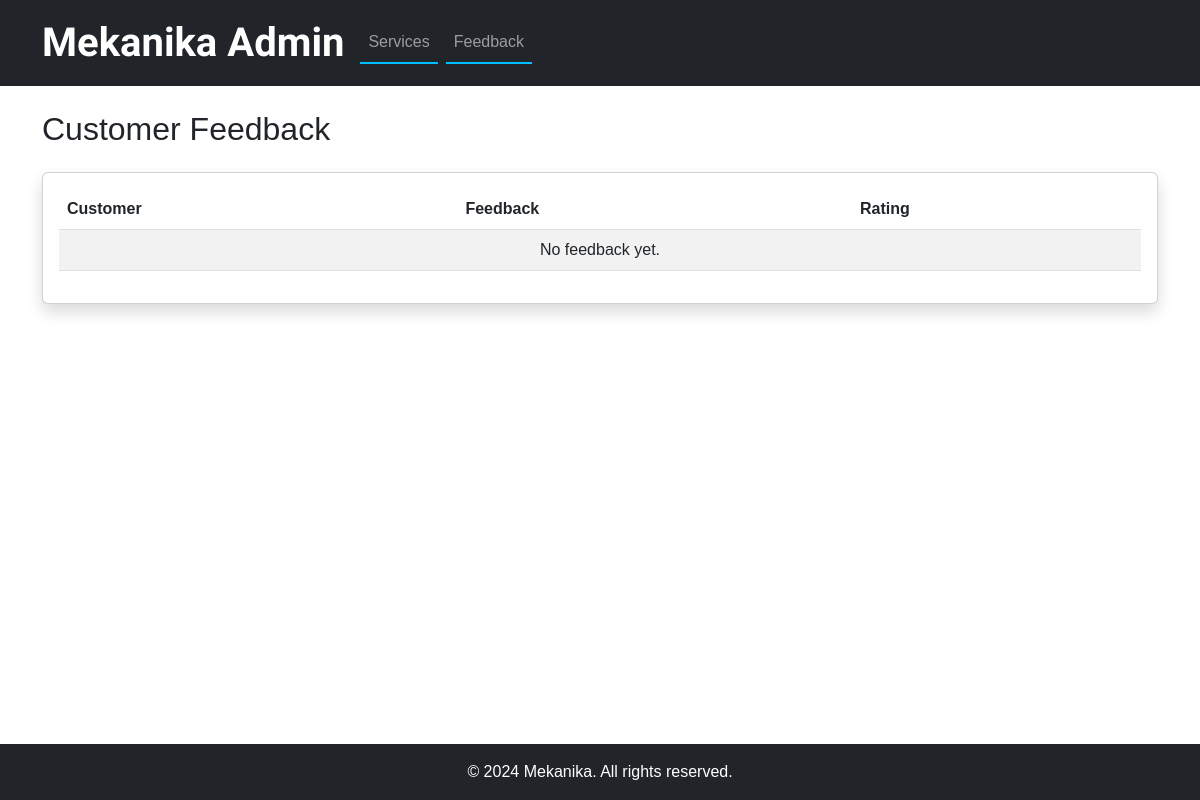
/feedback/, run on an earlier commit of the app's database.
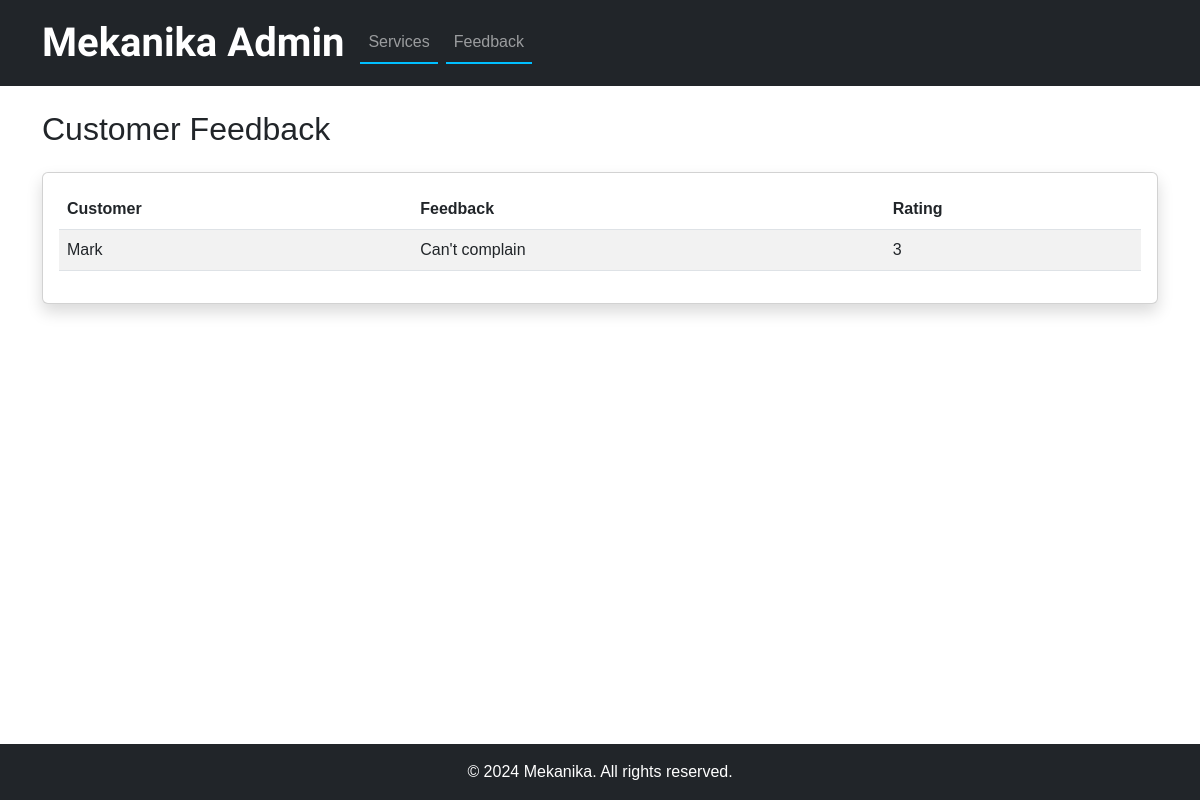
And on a later commit of the database.
### user/models.py (models this page shows, shortened)
class FeedBack(models.Model):
    RATING_CHOICES = [
        (1, '1 - Very Poor'),
        (2, '2 - Poor'),
        (3, '3 - Average'),
        (4, '4 - Good'),
        (5, '5 - Excellent'),
    ]
    name = models.CharField(max_length=100, null=True)
    email = models.EmailField()
    service = models.ForeignKey(Service, on_delete=models.SET_NULL, null=True, blank=True)
    message = models.TextField()
    rating = models.IntegerField(choices=RATING_CHOICES, null=True)

### user/views.py (the view)
# urls.py: path('feedback/', views.feedback_list, name='feedback_list'),
def feedback_list(request):
    feedback = FeedBack.objects.all().order_by('-id')
    return render(request, 'feedback.html', {'feedback': feedback})

### Admin/templates/feedback.html
{% extends 'admin_base.html' %}
{% block content %}
<div class="container">
    <h2 class="my-4">Customer Feedback</h2>
    <div class="card shadow">
        <div class="card-body">
            <table class="table table-striped">
                <thead>
                    <tr>
                        <th>Customer</th>
                        <th>Feedback</th>
                        <th>Rating</th>
                    </tr>
                </thead>
                <tbody>
                    {% for f in feedback %}
                    <tr>
                        <td>{{ f.name }}</td>
                        <td>{{ f.message }}</td>
                        <td>{{ f.rating }}</td>
                    </tr>
                    {% empty %}
                    <tr>
                        <td colspan="3" class="text-center">No feedback yet.</td>
                    </tr>
                    {% endfor %}
                </tbody>
            </table>
        </div>
    </div>
</div>
{% endblock %}

What changed in the data, as far as the page shows it:
added FeedBack: name "Mark", message "Can't complain", rating "3"
Also different on the page:
text no longer shown: "No feedback yet."
